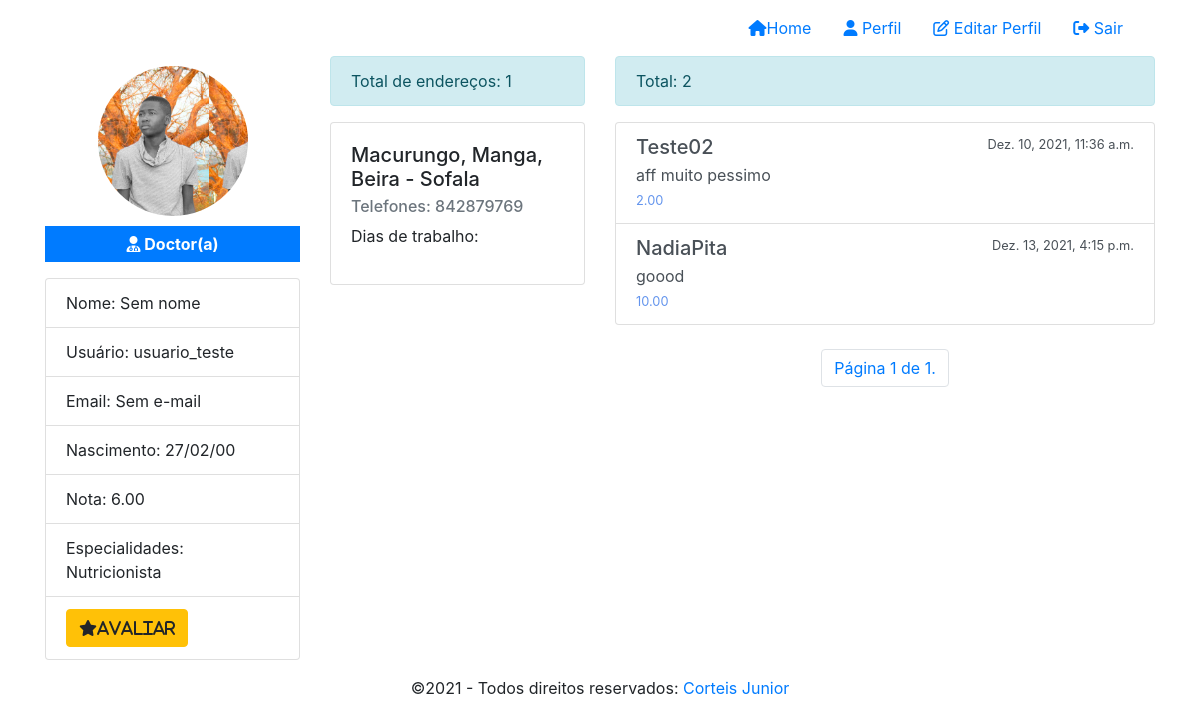
The page /profile/2 (signed in) on the database its author committed.
### medicSearch/models/Profile.py (models this page shows, shortened)
class Profile(models.Model):
    user = models.OneToOneField(User, on_delete=models.CASCADE)
    role = models.IntegerField(choices=ROLE_CHOICE,  default=3)
    birthday = models.DateField(default=None, null=True, blank=True)
    created_at = models.DateTimeField(auto_now_add=True)
    updated_at = models.DateTimeField(auto_now=True)
    token = models.CharField(max_length=255,  null=True, blank=True)
    image = models.ImageField(null=True, blank=True)
    favorites = models.ManyToManyField(User, blank=True, related_name='favorites')
    specialties = models.ManyToManyField(Speciality,  blank=True, related_name='specialties')
    addresses = models.ManyToManyField(Address, blank=True, related_name='addresses')
    def show_scoring_average(self):
        from .Rating import Rating
        try:
            ratings = Rating.objects.filter(user_rated=self.user).aggregate(Sum('value'), Count('user'))
            if ratings['user__count'] > 0:
                scoring_average = ratings['value__sum']/ratings['user__count']
                scoring_average = round(scoring_average, 2) # arredondado o valor para 2 casas decimais
                return scoring_average
            return 'Sem avaliações'
        except:
            return "Sem avaliações"
    def show_favorites(self):
        ids = [result.id for result in self.favorites.all()]
        return Profile.objects.filter(user__id__in=ids)
    def show_ratings(self):
        from .Rating import Rating
        return Rating.objects.filter(user_rated=self.user)

### medicSearch/models/Speciality.py (models this page shows)
class Speciality(models.Model):
    name = models.CharField(null=False, max_length=100)
    status = models.BooleanField(default=True)
    created_at = models.DateTimeField(auto_now_add=True)
    updated_at = models.DateTimeField(auto_now=True)
    def __str__(self):
        return '{}'.format(self.name)

### medicSearch/models/Address.py (models this page shows, shortened)
class Address(models.Model):
    neighborhood = models.ForeignKey(Neighborhood, null=True, related_name='neighborhood', on_delete=models.SET_NULL)
    name = models.CharField(null=False, max_length=100)
    address  = models.CharField(null=False,max_length=255)
    latitude = models.DecimalField(max_digits=9, decimal_places=7)
    longitude = models.DecimalField(max_digits=9, decimal_places=7)
    opening_time = models.TimeField()
    closing_time = models.TimeField()
    days_weak = models.ManyToManyField(DayWeek, blank=True, related_name='days_name')
    phone = models.CharField(null=True, blank=True, max_length=9)
    status = models.BooleanField(default=True)
    created_at = models.DateTimeField(auto_now_add=True)
    updated_at = models.DateTimeField(auto_now=True)

### medicSearch/models/Neighborhood.py (models this page shows, shortened)
class Neighborhood(models.Model):
    city = models.ForeignKey(City, null=True, related_name='city',  on_delete=models.SET_NULL)
    name = models.CharField(null=False, max_length=20)
    status = models.BooleanField(default=True)
    created_at = models.DateTimeField(auto_now_add=True)
    updated_at = models.DateTimeField(auto_now=True)

### medicSearch/models/City.py (models this page shows)
class City(models.Model):
    province = models.ForeignKey(Province, null=True, related_name='province',  on_delete=models.SET_NULL)
    name = models.CharField(null=False, max_length=20)
    status = models.BooleanField(default=True)
    created_at = models.DateTimeField(auto_now_add=True)
    updated_at = models.DateTimeField(auto_now=True)
    def __str__(self):
        return '{} - {}'.format(self.name, self.province.name)

### medicSearch/models/Province.py (models this page shows, shortened)
class Province(models.Model):
    name = models.CharField(null=False, max_length=20)
    status = models.BooleanField(default=True)
    created_at = models.DateTimeField(auto_now_add=True)
    update_at = models.DateTimeField(auto_now=True)

### medicSearch/models/Rating.py (models this page shows, shortened)
class Rating(models.Model):
    user = models.ForeignKey(User, related_name='avaliou', on_delete=models.CASCADE)
    user_rated = models.ForeignKey(User, related_name='avaliado', on_delete=models.CASCADE)
    value = models.DecimalField(max_digits=5, decimal_places=2)
    opinion = models.TextField(null=True, blank=True)
    status = models.BooleanField(default=True)
    created_at = models.DateTimeField(auto_now_add=True, null=True)
    updated_at = models.DateTimeField(auto_now=True, null=True)

### medicSearch/views/ProfileView.py (the view)
def list_profile_view(request, id=None):
    profile = None
    if id is None and request.user.is_authenticated:
        profile = Profile.objects.filter(user=request.user).first()
    elif id is not None:
        profile = Profile.objects.filter(user__id=id).first()
    elif not request.user.is_authenticated:
        return redirect(to=' /')
    favorites = profile.show_favorites()
    if len(favorites) > 0:
        paginator = Paginator(favorites, 8)
        page = request.GET.get('page')
        favorites = paginator.get_page(page)
    ratings = profile.show_ratings()
    if len(ratings) > 0:
        paginator = Paginator(ratings, 8)
        page = request.GET.get(' page')
        ratings = paginator.get_page(page)
    context = {
        'profile': profile,
        'favorites': favorites,
        'ratings': ratings
    }
    return render(request, template_name='profile/Profile.html', context=context, status=200)

### medicSearch/templates/profile/Profile.html (shortened to what this page needs)
{% extends 'base.html' %}
{% load static %}
{% block styles %}
    <link rel="stylesheet" href="{% static 'css/profile.css' %}">
{% endblock styles %}
{% block content %}
    <div class="content">
        <div class="container">
            <div class="row">
                <div class="col-xs-12 col-md-3" id="profile-area">
                    <div id="image-profile" style="background-image: url('/media/{{profile.image}}');"></div>
                    {% if profile.role == 1 %}
                        <p class="badge badge-primary text-center" id="badge-role"><i class="fa fa-building"></i> Administrador</p>
                        {% elif  profile.role == 2 %}
                            <p class="badge badge-primary text-center" id="badge-role"><i class="fa fa-user-md"></i> Doctor(a) </p>
                        {% else %}
                            <p class="badge badge-primary text-center" id="badge-role"><i class="fa fa-user"></i> Paciente</p>
                    {% endif %}
                      <ul class="list-group">
                          <li class="list-group-item">Nome: {{profile.user.get_full_name | default:"Sem nome"}}</li>
                          <li class="list-group-item">Usuário: {{profile.user.username | default:"Sem usuário"}}</li>
                          <li class="list-group-item">Email: {{profile.user.email | default:"Sem e-mail"}}</li>
                          <li class="list-group-item">Nascimento: {{profile.birthday | date:'d/m/y' | default:"Sem data"}}</li>
                          {% if profile.role == 2 %}
                              <li class="list-group-item">Nota: {{profile.show_scoring_average }}</li>
                              <li class="list-group-item">Especialidades: {{ profile.specialties.all | join:". "}}</li>
                          {% endif %}
                          {% if profile.role == 2 and request.user.is_authenticated %}
                              <li class="list-group-item">
                                  <a href="{% url 'rate-medic' profile.user.id %}" class="btn btn-warning"><i class="fa fa-star">Avaliar</i></a>
                              </li>
                          {% endif %}
                      </ul>
                </div>
                {% if profile.role == 1 or profile.role == 3 %}
                    <div class="col-xs-12 col-md-9" id="favorites-area">
                        <div class="alert alert-info">Total de favoritos: {{favorites | length}}</div>
                        {% if request.GET.msg %}
                            <div class="alert alert-{{request.GET.type}}">{{ request.GET.msg }}</div>
                        {% endif %}
                        <div class="row">
                            {% for favorite in favorites %}
                                <div class="col-xs-12 col-md-4 col-lg-4">
                                    <div class="card mb-4">
                                        <div class="image-circle" style="background-image: url('/media/{{favorite.image}}');"></div>
                                        <div class="card-body">
                                            <h5 class="card-title">{{favorite.user.username}}</h5>
                                            <h6>Nota: {{favorite.show_scoring_average}} <i class="fa fa-star"></i></h6>
                                            <ul class="specialties">
                                                {% for speciality in favorite.specialties.all %}
                                                    <li>{{speciality}}</li>
                                                {% endfor %}
                                                <div class="addresss mb-2">
                                                    {{favorite.addresses.first.address | default:"Nenhum endereço."  |  slice:":15"}}...
                                                </div>
                                                <a href={% url 'profile'  favorite.id %}  class="btn btn-primary btn-card">Ver médico</a>
                                                {% if user.is_authenticated %}
                                                    <form action=" {% url 'medic-favorite-remove' %} " method="post">
                                                        {% csrf_token %}
                                                        <input type="hidden" name="id" value="{{favorite.id}}">
                                                        <input type="hidden" name="page" value="{{request.GET.page}}">
                                                        <button type="submit" class="btn btn-danger btn-card"><i class="fa fa-heart"></i>Remover</button>
                                                    </form>
                                                {% endif %}
                                            </ul>
                                        </div>
                                    </div>
                                </div>
                            {% endfor %}
                        </div>
                        <div class="row">
                            <nav aria-label="Page navigation" class="navigation">
                                <ul class="pagination">
                                    {% if favorites.has_previous %}
                                        <li class="page-item"><a href="?page=1" class="page-link">&laquo, Primeiro</a></li>
                                        <li class="page-item"><a href="?page={{ favorites.previous_page_number}}" class="page-link">Anterior</a></li>
                                    {% endif %}
                                        <li class="page-item"><a href="#" class="page-link">Página {{ favorites.number }} de {{ favorites.paginator.num_pages }}.</a></li>
                                        {% if favorites.has_next %}
                                            <li class="page-item"><a href="?page={{ favorites.next_page_number }}" class="page-link">Prócimo</a></li>
                                            <li class="page-item"><a href="?page={{ favorites.paginator.num_pages }}" class="page-link">Último &raquo;</a></li>
                                        {% endif %}
                                </ul>
                            </nav>
                        </div>
                    </div>
                    {% else %}
                    <div class="col-xs-12 col-md-3" id="addresses-area">
                        <div class="alert alert-info">Total de endereços: {{profile.addresses.all | length}}</div>
                        <div class="row">
                            {% for address in profile.addresses.all %}
                                <div class="col-xs-12 col-md-12">
                                    <div class="card mb-3">
                                        <div class="card-body">
                                            <h5 class="card-title">{{address.address}}, {{address.neighborhood.name}}, {{address.neighborhood.city}}</h5>
                                            <h6 class="card-subtitle mb-2 text-muted">Telefones: {{address.phone}}</h6>
                                            <ul id="days">
                                                <li>Dias de trabalho:</li>
                                            </ul>
                                        </div>
                                    </div>
                                </div>
                            {% endfor %}
                        </div>
                    </div>
                    <div class="col-xs-12 col-md-6" id="ratings-area">
                        <div class="alert alert-info">Total: {{ratings | length}}</div>
                        <div class="row mb-4">
                            <div class="col-xs-12 col-md-12">
                                <ul class="list-group">
                                    {% for rating in ratings %}
                                        <li href='#' class="list-group-item list-group-item-action">
                                            <div class="content d-flex justify-content-between">
                                                <h5 class="mb-1">{{rating.user.username}}</h5>
                                                <small>{{rating.created_at}}</small>
                                            </div>
                                            {{rating.opinion}}
                                            <br>
                                            <small style="color: cornflowerblue;">{{rating.value}}</small>
                                        </li>
                                    {% endfor %}
                                </ul>
                            </div>
                        </div>
                        <div class="row">
                            <nav class="navigation" aria-label="Page navigation">
                                <ul class="pagination">
                                        <li class="page-item"><a href="#" class="page-link">Página {{ ratings.number }} de {{ ratings.paginator.num_pages}}.</a></li>
                                </ul>
                            </nav>
                        </div>
                    </div>
                {% endif %}
            </div>
        </div>
    </div>
{% endblock content %}

### medicSearch/static/css/global.css (style rules this page uses)
.navigation { margin: 0 auto; }

### medicSearch/static/css/profile.css (style rules this page uses)
#image-profile { width: 150px; height: 150px; background-size: contain; margin: 10px auto; background-color: #ccc; border-radius: 100%; }
#badge-role { width: 100%; padding: 10px 0; font-size: 1em; float: left; border-radius: 0; }
ul.list-group { float: left; width: 100%; }
ul#days { list-style: none; padding: 0; width: 100%; }

### rows shown on the page
Profile: image (picture), user.get_full_name "Sem nome", user.username "usuario_teste", user.email "Sem e-mail", birthday "27/02/00", show_scoring_average "6.00", specialties.all "Nutricionista", addresses.all|length "1"
Address: address "Macurungo", neighborhood.name "Manga", neighborhood.city "Beira - Sofala", phone "842879769"
Rating: user.username "Teste02", created_at "Dez. 10, 2021, 11:36 a.m.", opinion "aff muito pessimo", value "2.00"
Rating: user.username "NadiaPita", created_at "Dez. 13, 2021, 4:15 p.m.", opinion "goood", value "10.00"

### other values the page prints
{{ ratings | length }} "2"
{{ ratings.number }} "1"
{{ ratings.paginator.num_pages }} "1"
